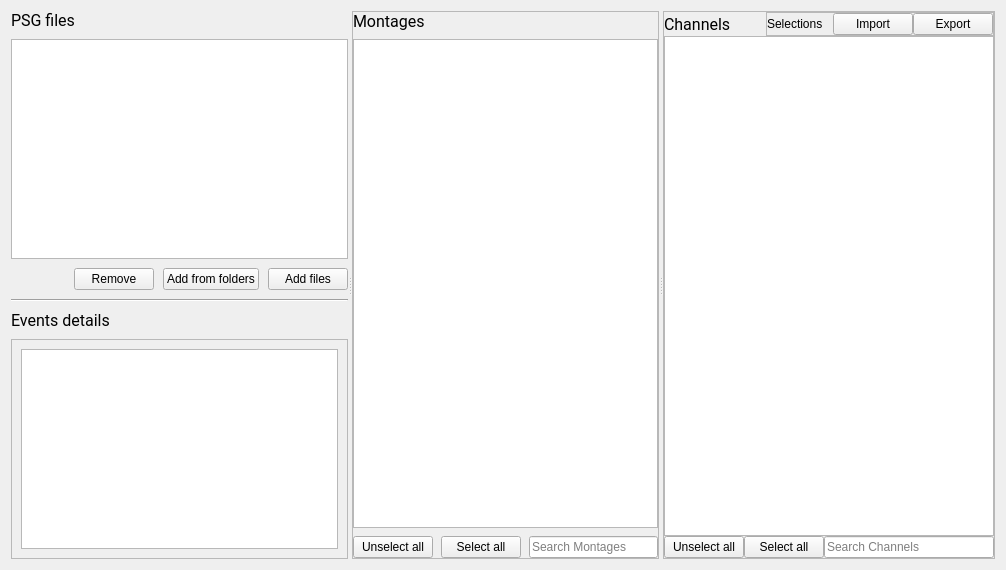
<?xml version="1.0" encoding="UTF-8"?>
<ui version="4.0">
 <class>PSGReaderSettingsView</class>
 <widget class="QWidget" name="PSGReaderSettingsView">
  <property name="geometry">
   <rect>
    <x>0</x>
    <y>0</y>
    <width>1006</width>
    <height>570</height>
   </rect>
  </property>
  <property name="windowTitle">
   <string>Form</string>
  </property>
  <property name="styleSheet">
   <string notr="true">font: 12pt &quot;Roboto&quot;;</string>
  </property>
  <layout class="QVBoxLayout" name="verticalLayout_4">
   <item>
    <widget class="QSplitter" name="splitter">
     <property name="orientation">
      <enum>Qt::Horizontal</enum>
     </property>
     <property name="childrenCollapsible">
      <bool>false</bool>
     </property>
     <widget class="QWidget" name="layoutWidget">
      <layout class="QVBoxLayout" name="verticalLayout">
       <property name="spacing">
        <number>9</number>
       </property>
       <item>
        <widget class="QLabel" name="label">
         <property name="font">
          <font>
           <family>Roboto</family>
           <pointsize>12</pointsize>
           <weight>50</weight>
           <italic>false</italic>
           <bold>false</bold>
          </font>
         </property>
         <property name="text">
          <string>PSG files</string>
         </property>
        </widget>
       </item>
       <item>
        <widget class="QListView" name="files_listview">
         <property name="editTriggers">
          <set>QAbstractItemView::NoEditTriggers</set>
         </property>
         <property name="selectionMode">
          <enum>QAbstractItemView::ExtendedSelection</enum>
         </property>
         <property name="selectionBehavior">
          <enum>QAbstractItemView::SelectItems</enum>
         </property>
        </widget>
       </item>
       <item>
        <layout class="QHBoxLayout" name="horizontalLayout_3">
         <item>
          <spacer name="horizontalSpacer_2">
           <property name="orientation">
            <enum>Qt::Horizontal</enum>
           </property>
           <property name="sizeHint" stdset="0">
            <size>
             <width>40</width>
             <height>20</height>
            </size>
           </property>
          </spacer>
         </item>
         <item>
          <widget class="QPushButton" name="remove_entries_pushbutton">
           <property name="text">
            <string>Remove</string>
           </property>
          </widget>
         </item>
         <item>
          <widget class="QPushButton" name="add_folders_pushbutton">
           <property name="text">
            <string>Add from folders</string>
           </property>
          </widget>
         </item>
         <item>
          <widget class="QPushButton" name="add_files_pushbutton">
           <property name="text">
            <string>Add files</string>
           </property>
          </widget>
         </item>
        </layout>
       </item>
       <item>
        <widget class="Line" name="line_2">
         <property name="orientation">
          <enum>Qt::Horizontal</enum>
         </property>
        </widget>
       </item>
       <item>
        <widget class="QLabel" name="label_4">
         <property name="font">
          <font>
           <family>Roboto</family>
           <pointsize>12</pointsize>
           <weight>50</weight>
           <italic>false</italic>
           <bold>false</bold>
          </font>
         </property>
         <property name="text">
          <string>Events details</string>
         </property>
        </widget>
       </item>
       <item>
        <widget class="QScrollArea" name="scrollArea">
         <property name="widgetResizable">
          <bool>true</bool>
         </property>
         <widget class="QWidget" name="scrollAreaWidgetContents">
          <property name="geometry">
           <rect>
            <x>0</x>
            <y>0</y>
            <width>333</width>
            <height>220</height>
           </rect>
          </property>
          <layout class="QVBoxLayout" name="verticalLayout_5">
           <item>
            <widget class="QTreeView" name="events_treeView"/>
           </item>
          </layout>
         </widget>
        </widget>
       </item>
      </layout>
     </widget>
     <widget class="QFrame" name="frame_montages">
      <property name="enabled">
       <bool>true</bool>
      </property>
      <property name="frameShape">
       <enum>QFrame::StyledPanel</enum>
      </property>
      <property name="frameShadow">
       <enum>QFrame::Raised</enum>
      </property>
      <layout class="QVBoxLayout" name="verticalLayout_7">
       <property name="spacing">
        <number>8</number>
       </property>
       <property name="leftMargin">
        <number>0</number>
       </property>
       <property name="topMargin">
        <number>0</number>
       </property>
       <property name="rightMargin">
        <number>0</number>
       </property>
       <property name="bottomMargin">
        <number>0</number>
       </property>
       <item>
        <layout class="QVBoxLayout" name="verticalLayout_3">
         <item>
          <widget class="QLabel" name="label_3">
           <property name="font">
            <font>
             <family>Roboto</family>
             <pointsize>12</pointsize>
             <weight>50</weight>
             <italic>false</italic>
             <bold>false</bold>
            </font>
           </property>
           <property name="text">
            <string>Montages</string>
           </property>
          </widget>
         </item>
         <item>
          <widget class="QTableView" name="montages_tableview">
           <property name="selectionMode">
            <enum>QAbstractItemView::MultiSelection</enum>
           </property>
           <property name="selectionBehavior">
            <enum>QAbstractItemView::SelectRows</enum>
           </property>
           <property name="horizontalScrollMode">
            <enum>QAbstractItemView::ScrollPerPixel</enum>
           </property>
           <attribute name="horizontalHeaderStretchLastSection">
            <bool>true</bool>
           </attribute>
          </widget>
         </item>
         <item>
          <layout class="QHBoxLayout" name="horizontalLayout">
           <item>
            <widget class="QPushButton" name="unselect_all_montage_pushbutton">
             <property name="text">
              <string>Unselect all</string>
             </property>
            </widget>
           </item>
           <item>
            <widget class="QPushButton" name="select_all_montage_pushbutton">
             <property name="text">
              <string>Select all</string>
             </property>
            </widget>
           </item>
           <item>
            <widget class="QLineEdit" name="montage_search_lineedit">
             <property name="placeholderText">
              <string>Search Montages</string>
             </property>
            </widget>
           </item>
          </layout>
         </item>
        </layout>
       </item>
      </layout>
     </widget>
     <widget class="QFrame" name="frame_channels">
      <property name="frameShape">
       <enum>QFrame::StyledPanel</enum>
      </property>
      <property name="frameShadow">
       <enum>QFrame::Raised</enum>
      </property>
      <layout class="QVBoxLayout" name="verticalLayout_2">
       <property name="spacing">
        <number>0</number>
       </property>
       <property name="leftMargin">
        <number>0</number>
       </property>
       <property name="topMargin">
        <number>0</number>
       </property>
       <property name="rightMargin">
        <number>0</number>
       </property>
       <property name="bottomMargin">
        <number>0</number>
       </property>
       <item>
        <layout class="QHBoxLayout" name="horizontalLayout_5">
         <item>
          <widget class="QLabel" name="label_2">
           <property name="font">
            <font>
             <family>Roboto</family>
             <pointsize>12</pointsize>
             <weight>50</weight>
             <italic>false</italic>
             <bold>false</bold>
            </font>
           </property>
           <property name="text">
            <string>Channels</string>
           </property>
          </widget>
         </item>
         <item>
          <spacer name="horizontalSpacer">
           <property name="orientation">
            <enum>Qt::Horizontal</enum>
           </property>
           <property name="sizeHint" stdset="0">
            <size>
             <width>13</width>
             <height>21</height>
            </size>
           </property>
          </spacer>
         </item>
         <item>
          <widget class="QFrame" name="frame">
           <property name="frameShape">
            <enum>QFrame::StyledPanel</enum>
           </property>
           <property name="frameShadow">
            <enum>QFrame::Raised</enum>
           </property>
           <layout class="QHBoxLayout" name="horizontalLayout_2">
            <property name="spacing">
             <number>0</number>
            </property>
            <property name="leftMargin">
             <number>0</number>
            </property>
            <property name="topMargin">
             <number>0</number>
            </property>
            <property name="rightMargin">
             <number>0</number>
            </property>
            <property name="bottomMargin">
             <number>0</number>
            </property>
            <item>
             <widget class="QLabel" name="label_selection">
              <property name="text">
               <string>Selections</string>
              </property>
             </widget>
            </item>
            <item>
             <spacer name="horizontalSpacer_3">
              <property name="orientation">
               <enum>Qt::Horizontal</enum>
              </property>
              <property name="sizeType">
               <enum>QSizePolicy::Fixed</enum>
              </property>
              <property name="sizeHint" stdset="0">
               <size>
                <width>10</width>
                <height>20</height>
               </size>
              </property>
             </spacer>
            </item>
            <item>
             <widget class="QPushButton" name="import_pushbutton">
              <property name="toolTip">
               <string>Press to import a saved selection of files with their montage and channels.</string>
              </property>
              <property name="text">
               <string>Import</string>
              </property>
             </widget>
            </item>
            <item>
             <widget class="QPushButton" name="export_pushbutton">
              <property name="toolTip">
               <string>Press to export and save the current selection of files with their montage and channels.</string>
              </property>
              <property name="text">
               <string>Export</string>
              </property>
             </widget>
            </item>
           </layout>
          </widget>
         </item>
        </layout>
       </item>
       <item>
        <widget class="QTableView" name="channels_tableview">
         <property name="editTriggers">
          <set>QAbstractItemView::SelectedClicked</set>
         </property>
         <property name="dragEnabled">
          <bool>false</bool>
         </property>
         <property name="dragDropOverwriteMode">
          <bool>false</bool>
         </property>
         <property name="dragDropMode">
          <enum>QAbstractItemView::NoDragDrop</enum>
         </property>
         <property name="alternatingRowColors">
          <bool>true</bool>
         </property>
         <property name="selectionBehavior">
          <enum>QAbstractItemView::SelectRows</enum>
         </property>
         <property name="horizontalScrollMode">
          <enum>QAbstractItemView::ScrollPerPixel</enum>
         </property>
         <property name="sortingEnabled">
          <bool>false</bool>
         </property>
         <attribute name="horizontalHeaderStretchLastSection">
          <bool>true</bool>
         </attribute>
        </widget>
       </item>
       <item>
        <layout class="QHBoxLayout" name="horizontalLayout_4">
         <item>
          <widget class="QPushButton" name="unselect_all_channels_pushbutton">
           <property name="text">
            <string>Unselect all</string>
           </property>
          </widget>
         </item>
         <item>
          <widget class="QPushButton" name="select_all_channels_pushbutton">
           <property name="text">
            <string>Select all</string>
           </property>
          </widget>
         </item>
         <item>
          <widget class="QLineEdit" name="search_channels_lineedit">
           <property name="inputMask">
            <string/>
           </property>
           <property name="placeholderText">
            <string>Search Channels</string>
           </property>
          </widget>
         </item>
        </layout>
       </item>
      </layout>
     </widget>
    </widget>
   </item>
  </layout>
 </widget>
 <resources>
  <include location="../../../../scinodes_poc/src/main/python/ui/themes/themes.qrc"/>
 </resources>
 <connections>
  <connection>
   <sender>add_files_pushbutton</sender>
   <signal>clicked()</signal>
   <receiver>PSGReaderSettingsView</receiver>
   <slot>add_files_slot()</slot>
   <hints>
    <hint type="sourcelabel">
     <x>203</x>
     <y>550</y>
    </hint>
    <hint type="destinationlabel">
     <x>330</x>
     <y>286</y>
    </hint>
   </hints>
  </connection>
  <connection>
   <sender>remove_entries_pushbutton</sender>
   <signal>clicked()</signal>
   <receiver>PSGReaderSettingsView</receiver>
   <slot>remove_entries_slot()</slot>
   <hints>
    <hint type="sourcelabel">
     <x>73</x>
     <y>550</y>
    </hint>
    <hint type="destinationlabel">
     <x>330</x>
     <y>286</y>
    </hint>
   </hints>
  </connection>
  <connection>
   <sender>add_folders_pushbutton</sender>
   <signal>clicked()</signal>
   <receiver>PSGReaderSettingsView</receiver>
   <slot>add_folders_slot()</slot>
   <hints>
    <hint type="sourcelabel">
     <x>160</x>
     <y>550</y>
    </hint>
    <hint type="destinationlabel">
     <x>330</x>
     <y>286</y>
    </hint>
   </hints>
  </connection>
  <connection>
   <sender>search_channels_lineedit</sender>
   <signal>textChanged(QString)</signal>
   <receiver>PSGReaderSettingsView</receiver>
   <slot>channel_search_changed_slot()</slot>
   <hints>
    <hint type="sourcelabel">
     <x>871</x>
     <y>570</y>
    </hint>
    <hint type="destinationlabel">
     <x>473</x>
     <y>297</y>
    </hint>
   </hints>
  </connection>
  <connection>
   <sender>montage_search_lineedit</sender>
   <signal>textChanged(QString)</signal>
   <receiver>PSGReaderSettingsView</receiver>
   <slot>montage_seach_changed_slot()</slot>
   <hints>
    <hint type="sourcelabel">
     <x>558</x>
     <y>570</y>
    </hint>
    <hint type="destinationlabel">
     <x>473</x>
     <y>297</y>
    </hint>
   </hints>
  </connection>
  <connection>
   <sender>select_all_channels_pushbutton</sender>
   <signal>clicked()</signal>
   <receiver>PSGReaderSettingsView</receiver>
   <slot>channels_select_all_slot()</slot>
   <hints>
    <hint type="sourcelabel">
     <x>762</x>
     <y>570</y>
    </hint>
    <hint type="destinationlabel">
     <x>473</x>
     <y>297</y>
    </hint>
   </hints>
  </connection>
  <connection>
   <sender>select_all_montage_pushbutton</sender>
   <signal>clicked()</signal>
   <receiver>PSGReaderSettingsView</receiver>
   <slot>montages_select_all_slot()</slot>
   <hints>
    <hint type="sourcelabel">
     <x>449</x>
     <y>570</y>
    </hint>
    <hint type="destinationlabel">
     <x>473</x>
     <y>297</y>
    </hint>
   </hints>
  </connection>
  <connection>
   <sender>unselect_all_channels_pushbutton</sender>
   <signal>clicked()</signal>
   <receiver>PSGReaderSettingsView</receiver>
   <slot>channels_unselect_all_slot()</slot>
   <hints>
    <hint type="sourcelabel">
     <x>676</x>
     <y>570</y>
    </hint>
    <hint type="destinationlabel">
     <x>473</x>
     <y>297</y>
    </hint>
   </hints>
  </connection>
  <connection>
   <sender>unselect_all_montage_pushbutton</sender>
   <signal>clicked()</signal>
   <receiver>PSGReaderSettingsView</receiver>
   <slot>montages_unselect_all_slot()</slot>
   <hints>
    <hint type="sourcelabel">
     <x>363</x>
     <y>570</y>
    </hint>
    <hint type="destinationlabel">
     <x>473</x>
     <y>297</y>
    </hint>
   </hints>
  </connection>
  <connection>
   <sender>files_listview</sender>
   <signal>clicked(QModelIndex)</signal>
   <receiver>PSGReaderSettingsView</receiver>
   <slot>file_selection_changed_slot()</slot>
   <hints>
    <hint type="sourcelabel">
     <x>168</x>
     <y>90</y>
    </hint>
    <hint type="destinationlabel">
     <x>473</x>
     <y>297</y>
    </hint>
   </hints>
  </connection>
  <connection>
   <sender>export_pushbutton</sender>
   <signal>clicked()</signal>
   <receiver>PSGReaderSettingsView</receiver>
   <slot>export_slot()</slot>
   <hints>
    <hint type="sourcelabel">
     <x>897</x>
     <y>29</y>
    </hint>
    <hint type="destinationlabel">
     <x>473</x>
     <y>297</y>
    </hint>
   </hints>
  </connection>
  <connection>
   <sender>import_pushbutton</sender>
   <signal>clicked()</signal>
   <receiver>PSGReaderSettingsView</receiver>
   <slot>import_slot()</slot>
   <hints>
    <hint type="sourcelabel">
     <x>816</x>
     <y>23</y>
    </hint>
    <hint type="destinationlabel">
     <x>473</x>
     <y>297</y>
    </hint>
   </hints>
  </connection>
 </connections>
 <slots>
  <slot>add_files_slot()</slot>
  <slot>remove_entries_slot()</slot>
  <slot>add_folders_slot()</slot>
  <slot>on_test_button()</slot>
  <slot>channel_search_changed_slot()</slot>
  <slot>on_apply()</slot>
  <slot>on_cancel()</slot>
  <slot>file_selection_changed_slot()</slot>
  <slot>montage_seach_changed_slot()</slot>
  <slot>on_file_search_changed()</slot>
  <slot>montages_select_all_slot()</slot>
  <slot>channels_select_all_slot()</slot>
  <slot>montages_unselect_all_slot()</slot>
  <slot>channels_unselect_all_slot()</slot>
  <slot>export_slot()</slot>
  <slot>import_slot()</slot>
 </slots>
</ui>
